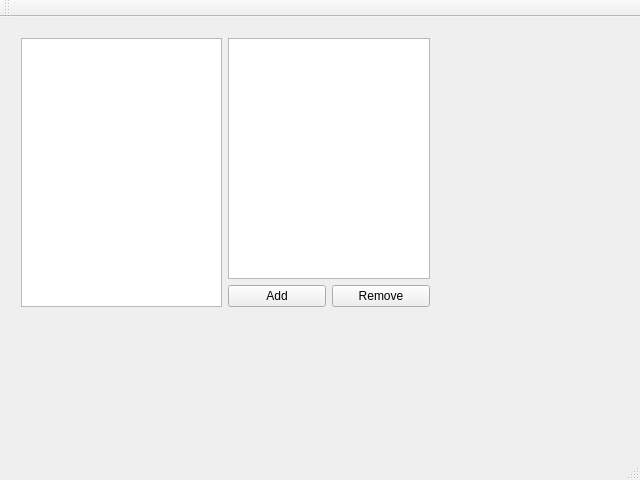
<?xml version="1.0" encoding="UTF-8"?>
<ui version="4.0">
 <class>MainWindow</class>
 <widget class="QMainWindow" name="MainWindow">
  <property name="geometry">
   <rect>
    <x>0</x>
    <y>0</y>
    <width>640</width>
    <height>480</height>
   </rect>
  </property>
  <property name="windowTitle">
   <string>MainWindow</string>
  </property>
  <widget class="QWidget" name="centralWidget">
   <widget class="QWidget" name="horizontalLayoutWidget">
    <property name="geometry">
     <rect>
      <x>10</x>
      <y>10</y>
      <width>431</width>
      <height>291</height>
     </rect>
    </property>
    <layout class="QHBoxLayout" name="horizontalLayout">
     <property name="sizeConstraint">
      <enum>QLayout::SetDefaultConstraint</enum>
     </property>
     <item>
      <layout class="QVBoxLayout" name="verticalLayout_3"/>
     </item>
     <item>
      <widget class="QListView" name="listView_2"/>
     </item>
     <item>
      <layout class="QVBoxLayout" name="verticalLayout">
       <item>
        <widget class="QListView" name="listView"/>
       </item>
       <item>
        <layout class="QHBoxLayout" name="horizontalLayout_2">
         <item>
          <widget class="QPushButton" name="pushButton_2">
           <property name="text">
            <string>Add</string>
           </property>
          </widget>
         </item>
         <item>
          <widget class="QPushButton" name="pushButton">
           <property name="text">
            <string>Remove</string>
           </property>
          </widget>
         </item>
        </layout>
       </item>
      </layout>
     </item>
    </layout>
   </widget>
  </widget>
  <widget class="QMenuBar" name="menuBar">
   <property name="geometry">
    <rect>
     <x>0</x>
     <y>0</y>
     <width>640</width>
     <height>24</height>
    </rect>
   </property>
  </widget>
  <widget class="QToolBar" name="mainToolBar">
   <attribute name="toolBarArea">
    <enum>TopToolBarArea</enum>
   </attribute>
   <attribute name="toolBarBreak">
    <bool>false</bool>
   </attribute>
  </widget>
  <widget class="QStatusBar" name="statusBar"/>
 </widget>
 <layoutdefault spacing="6" margin="11"/>
 <resources/>
 <connections/>
</ui>
